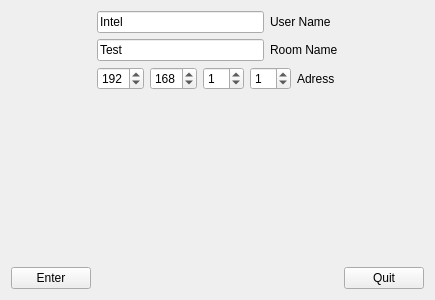
<?xml version="1.0" encoding="UTF-8"?>
<ui version="4.0">
 <class>normalDialog</class>
 <widget class="QWidget" name="normalDialog">
  <property name="geometry">
   <rect>
    <x>0</x>
    <y>0</y>
    <width>400</width>
    <height>300</height>
   </rect>
  </property>
  <property name="windowTitle">
   <string>normalDialog</string>
  </property>
  <layout class="QGridLayout" name="gridLayout_2">
   <item row="3" column="0">
    <widget class="QPushButton" name="pushButtonEnter">
     <property name="text">
      <string>Enter</string>
     </property>
    </widget>
   </item>
   <item row="3" column="2">
    <widget class="QPushButton" name="pushButtonQuit">
     <property name="text">
      <string>Quit</string>
     </property>
    </widget>
   </item>
   <item row="3" column="1">
    <spacer name="horizontalSpacer">
     <property name="orientation">
      <enum>Qt::Horizontal</enum>
     </property>
     <property name="sizeHint" stdset="0">
      <size>
       <width>40</width>
       <height>20</height>
      </size>
     </property>
    </spacer>
   </item>
   <item row="0" column="1">
    <layout class="QGridLayout" name="gridLayout">
     <item row="1" column="0">
      <widget class="QLineEdit" name="lineEditRoom">
       <property name="text">
        <string>Test</string>
       </property>
      </widget>
     </item>
     <item row="0" column="0">
      <widget class="QLineEdit" name="lineEditUser">
       <property name="text">
        <string>Intel</string>
       </property>
      </widget>
     </item>
     <item row="1" column="1">
      <widget class="QLabel" name="label">
       <property name="text">
        <string>Room Name</string>
       </property>
      </widget>
     </item>
     <item row="0" column="1">
      <widget class="QLabel" name="label_2">
       <property name="text">
        <string>User Name</string>
       </property>
      </widget>
     </item>
    </layout>
   </item>
   <item row="1" column="1">
    <layout class="QHBoxLayout" name="horizontalLayout">
     <item>
      <widget class="QSpinBox" name="spinBox_1">
       <property name="maximum">
        <number>500</number>
       </property>
       <property name="value">
        <number>192</number>
       </property>
      </widget>
     </item>
     <item>
      <widget class="QSpinBox" name="spinBox_2">
       <property name="maximum">
        <number>500</number>
       </property>
       <property name="value">
        <number>168</number>
       </property>
      </widget>
     </item>
     <item>
      <widget class="QSpinBox" name="spinBox_3">
       <property name="value">
        <number>1</number>
       </property>
      </widget>
     </item>
     <item>
      <widget class="QSpinBox" name="spinBox_4">
       <property name="value">
        <number>1</number>
       </property>
      </widget>
     </item>
     <item>
      <widget class="QLabel" name="label_3">
       <property name="text">
        <string>Adress </string>
       </property>
      </widget>
     </item>
    </layout>
   </item>
   <item row="2" column="1">
    <spacer name="verticalSpacer">
     <property name="orientation">
      <enum>Qt::Vertical</enum>
     </property>
     <property name="sizeHint" stdset="0">
      <size>
       <width>20</width>
       <height>40</height>
      </size>
     </property>
    </spacer>
   </item>
  </layout>
 </widget>
 <layoutdefault spacing="6" margin="11"/>
 <resources/>
 <connections/>
</ui>
